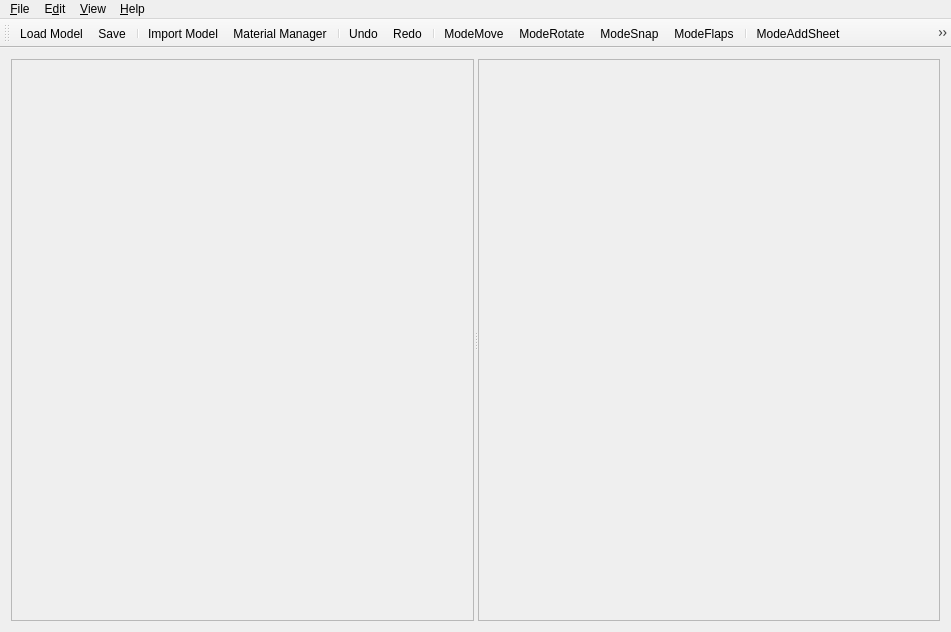
<?xml version="1.0" encoding="UTF-8"?>
<ui version="4.0">
 <class>MainWindow</class>
 <widget class="QMainWindow" name="MainWindow">
  <property name="geometry">
   <rect>
    <x>0</x>
    <y>0</y>
    <width>951</width>
    <height>632</height>
   </rect>
  </property>
  <property name="windowTitle">
   <string>Ivo</string>
  </property>
  <property name="windowIcon">
   <iconset resource="../res.qrc">
    <normaloff>:/icons/icons/stupid_logo.png</normaloff>:/icons/icons/stupid_logo.png</iconset>
  </property>
  <widget class="QWidget" name="centralWidget">
   <property name="sizePolicy">
    <sizepolicy hsizetype="Preferred" vsizetype="Preferred">
     <horstretch>0</horstretch>
     <verstretch>0</verstretch>
    </sizepolicy>
   </property>
   <layout class="QHBoxLayout" name="horizontalLayout">
    <item>
     <widget class="QSplitter" name="splitter">
      <property name="frameShape">
       <enum>QFrame::NoFrame</enum>
      </property>
      <property name="frameShadow">
       <enum>QFrame::Plain</enum>
      </property>
      <property name="orientation">
       <enum>Qt::Horizontal</enum>
      </property>
      <widget class="QFrame" name="frameLeft">
       <property name="frameShape">
        <enum>QFrame::StyledPanel</enum>
       </property>
       <property name="frameShadow">
        <enum>QFrame::Raised</enum>
       </property>
      </widget>
      <widget class="QFrame" name="frameRight">
       <property name="frameShape">
        <enum>QFrame::StyledPanel</enum>
       </property>
       <property name="frameShadow">
        <enum>QFrame::Raised</enum>
       </property>
      </widget>
     </widget>
    </item>
   </layout>
  </widget>
  <widget class="QMenuBar" name="menuBar">
   <property name="geometry">
    <rect>
     <x>0</x>
     <y>0</y>
     <width>951</width>
     <height>22</height>
    </rect>
   </property>
   <widget class="QMenu" name="menuFile">
    <property name="title">
     <string>&amp;File</string>
    </property>
    <addaction name="actionLoad_Model"/>
    <addaction name="actionOpen_obj"/>
    <addaction name="actionLoad_Texture"/>
    <addaction name="actionSave_As"/>
    <addaction name="actionSave"/>
    <addaction name="separator"/>
    <addaction name="actionExport_Sheets"/>
    <addaction name="separator"/>
    <addaction name="actionExit"/>
   </widget>
   <widget class="QMenu" name="menuHelp">
    <property name="title">
     <string>&amp;Help</string>
    </property>
    <addaction name="actionAbout"/>
   </widget>
   <widget class="QMenu" name="menuView">
    <property name="title">
     <string>&amp;View</string>
    </property>
    <addaction name="actionToggle_Lighting"/>
    <addaction name="actionShow_Grid"/>
    <addaction name="actionZoom_fit"/>
    <addaction name="actionZoom_2D"/>
    <addaction name="actionZoom_3D"/>
   </widget>
   <widget class="QMenu" name="menuEdit">
    <property name="title">
     <string>E&amp;dit</string>
    </property>
    <addaction name="actionUndo"/>
    <addaction name="actionRedo"/>
    <addaction name="actionAutoPack"/>
    <addaction name="actionScale"/>
    <addaction name="actionSettings"/>
   </widget>
   <addaction name="menuFile"/>
   <addaction name="menuEdit"/>
   <addaction name="menuView"/>
   <addaction name="menuHelp"/>
  </widget>
  <widget class="QToolBar" name="toolBar">
   <property name="enabled">
    <bool>true</bool>
   </property>
   <property name="windowTitle">
    <string>toolBar</string>
   </property>
   <property name="layoutDirection">
    <enum>Qt::LeftToRight</enum>
   </property>
   <property name="autoFillBackground">
    <bool>false</bool>
   </property>
   <property name="movable">
    <bool>true</bool>
   </property>
   <property name="iconSize">
    <size>
     <width>24</width>
     <height>24</height>
    </size>
   </property>
   <property name="floatable">
    <bool>false</bool>
   </property>
   <attribute name="toolBarArea">
    <enum>TopToolBarArea</enum>
   </attribute>
   <attribute name="toolBarBreak">
    <bool>false</bool>
   </attribute>
   <addaction name="actionLoad_Model"/>
   <addaction name="actionSave"/>
   <addaction name="separator"/>
   <addaction name="actionOpen_obj"/>
   <addaction name="actionLoad_Texture"/>
   <addaction name="separator"/>
   <addaction name="actionUndo"/>
   <addaction name="actionRedo"/>
   <addaction name="separator"/>
   <addaction name="actionModeMove"/>
   <addaction name="actionModeRotate"/>
   <addaction name="actionModeSnap"/>
   <addaction name="actionModeFlaps"/>
   <addaction name="separator"/>
   <addaction name="actionModeAddSheet"/>
   <addaction name="actionModeMoveSheet"/>
   <addaction name="actionModeRemSheet"/>
   <addaction name="separator"/>
   <addaction name="actionExport_Sheets"/>
   <addaction name="actionScale"/>
   <addaction name="actionSettings"/>
   <addaction name="actionPolypaint"/>
  </widget>
  <action name="actionOpen_obj">
   <property name="icon">
    <iconset resource="../res.qrc">
     <normaloff>:/icons/icons/48px-Document-new.png</normaloff>:/icons/icons/48px-Document-new.png</iconset>
   </property>
   <property name="text">
    <string>Import &amp;Model</string>
   </property>
   <property name="shortcut">
    <string>Ctrl+I</string>
   </property>
  </action>
  <action name="actionSave_As">
   <property name="icon">
    <iconset resource="../res.qrc">
     <normaloff>:/icons/icons/48px-Document-save-as.png</normaloff>:/icons/icons/48px-Document-save-as.png</iconset>
   </property>
   <property name="text">
    <string>Save &amp;As</string>
   </property>
   <property name="shortcut">
    <string>Ctrl+Shift+S</string>
   </property>
  </action>
  <action name="actionSave">
   <property name="icon">
    <iconset resource="../res.qrc">
     <normaloff>:/icons/icons/48px-Document-save.png</normaloff>:/icons/icons/48px-Document-save.png</iconset>
   </property>
   <property name="text">
    <string>&amp;Save</string>
   </property>
   <property name="shortcut">
    <string>Ctrl+S</string>
   </property>
  </action>
  <action name="actionExit">
   <property name="icon">
    <iconset resource="../res.qrc">
     <normaloff>:/icons/icons/48px-System-log-out.png</normaloff>:/icons/icons/48px-System-log-out.png</iconset>
   </property>
   <property name="text">
    <string>&amp;Exit</string>
   </property>
  </action>
  <action name="actionLoad_Texture">
   <property name="icon">
    <iconset resource="../res.qrc">
     <normaloff>:/icons/icons/48px-Image-x-generic.png</normaloff>:/icons/icons/48px-Image-x-generic.png</iconset>
   </property>
   <property name="text">
    <string>Mate&amp;rial Manager</string>
   </property>
   <property name="toolTip">
    <string>Browse current model's materials and assign textures</string>
   </property>
   <property name="shortcut">
    <string>Ctrl+T</string>
   </property>
  </action>
  <action name="actionAbout">
   <property name="icon">
    <iconset resource="../res.qrc">
     <normaloff>:/icons/icons/Help-browser.png</normaloff>:/icons/icons/Help-browser.png</iconset>
   </property>
   <property name="text">
    <string>&amp;About</string>
   </property>
  </action>
  <action name="actionModeRotate">
   <property name="checkable">
    <bool>true</bool>
   </property>
   <property name="checked">
    <bool>false</bool>
   </property>
   <property name="icon">
    <iconset resource="../res.qrc">
     <normaloff>:/icons/icons/48px-View-refresh.png</normaloff>:/icons/icons/48px-View-refresh.png</iconset>
   </property>
   <property name="text">
    <string>ModeRotate</string>
   </property>
   <property name="toolTip">
    <string>Rotate mode</string>
   </property>
   <property name="shortcut">
    <string>2</string>
   </property>
  </action>
  <action name="actionModeSnap">
   <property name="checkable">
    <bool>true</bool>
   </property>
   <property name="icon">
    <iconset resource="../res.qrc">
     <normaloff>:/icons/icons/48px-Go-bottom.png</normaloff>:/icons/icons/48px-Go-bottom.png</iconset>
   </property>
   <property name="text">
    <string>ModeSnap</string>
   </property>
   <property name="toolTip">
    <string>JoinBreak edges mode</string>
   </property>
   <property name="shortcut">
    <string>3</string>
   </property>
  </action>
  <action name="actionModeMove">
   <property name="checkable">
    <bool>true</bool>
   </property>
   <property name="checked">
    <bool>false</bool>
   </property>
   <property name="icon">
    <iconset resource="../res.qrc">
     <normaloff>:/icons/icons/Move_mode.png</normaloff>:/icons/icons/Move_mode.png</iconset>
   </property>
   <property name="text">
    <string>ModeMove</string>
   </property>
   <property name="toolTip">
    <string>Move mode</string>
   </property>
   <property name="shortcut">
    <string>1</string>
   </property>
  </action>
  <action name="actionModeFlaps">
   <property name="checkable">
    <bool>true</bool>
   </property>
   <property name="icon">
    <iconset resource="../res.qrc">
     <normaloff>:/icons/icons/Flaps_mode.png</normaloff>:/icons/icons/Flaps_mode.png</iconset>
   </property>
   <property name="text">
    <string>ModeFlaps</string>
   </property>
   <property name="toolTip">
    <string>Switch flaps</string>
   </property>
   <property name="shortcut">
    <string>4</string>
   </property>
  </action>
  <action name="actionModeAddSheet">
   <property name="checkable">
    <bool>true</bool>
   </property>
   <property name="icon">
    <iconset resource="../res.qrc">
     <normaloff>:/icons/icons/Sheet-Add.png</normaloff>:/icons/icons/Sheet-Add.png</iconset>
   </property>
   <property name="text">
    <string>ModeAddSheet</string>
   </property>
   <property name="toolTip">
    <string>Add sheet of paper</string>
   </property>
   <property name="shortcut">
    <string>5</string>
   </property>
  </action>
  <action name="actionModeMoveSheet">
   <property name="checkable">
    <bool>true</bool>
   </property>
   <property name="icon">
    <iconset resource="../res.qrc">
     <normaloff>:/icons/icons/Sheet-Move.png</normaloff>:/icons/icons/Sheet-Move.png</iconset>
   </property>
   <property name="text">
    <string>ModeMoveSheet</string>
   </property>
   <property name="toolTip">
    <string>Move sheet of paper</string>
   </property>
   <property name="shortcut">
    <string>6</string>
   </property>
  </action>
  <action name="actionModeRemSheet">
   <property name="checkable">
    <bool>true</bool>
   </property>
   <property name="icon">
    <iconset resource="../res.qrc">
     <normaloff>:/icons/icons/Sheet-Rem.png</normaloff>:/icons/icons/Sheet-Rem.png</iconset>
   </property>
   <property name="text">
    <string>ModeRemSheet</string>
   </property>
   <property name="toolTip">
    <string>Delete sheet of paper</string>
   </property>
   <property name="shortcut">
    <string>7</string>
   </property>
  </action>
  <action name="actionExport_Sheets">
   <property name="icon">
    <iconset resource="../res.qrc">
     <normaloff>:/icons/icons/48px-Printer.png</normaloff>:/icons/icons/48px-Printer.png</iconset>
   </property>
   <property name="text">
    <string>E&amp;xport Sheets</string>
   </property>
  </action>
  <action name="actionSettings">
   <property name="icon">
    <iconset resource="../res.qrc">
     <normaloff>:/icons/icons/48px-Preferences-system.png</normaloff>:/icons/icons/48px-Preferences-system.png</iconset>
   </property>
   <property name="text">
    <string>Sett&amp;ings</string>
   </property>
   <property name="toolTip">
    <string>Edit rendering, paper and export settings</string>
   </property>
  </action>
  <action name="actionZoom_fit">
   <property name="icon">
    <iconset resource="../res.qrc">
     <normaloff>:/icons/icons/48px-View-zoom-fit.png</normaloff>:/icons/icons/48px-View-zoom-fit.png</iconset>
   </property>
   <property name="text">
    <string>&amp;Zoom fit</string>
   </property>
  </action>
  <action name="actionZoom_2D">
   <property name="icon">
    <iconset resource="../res.qrc">
     <normaloff>:/icons/icons/48px-View-zoom-fit.png</normaloff>:/icons/icons/48px-View-zoom-fit.png</iconset>
   </property>
   <property name="text">
    <string>Zoom &amp;2D</string>
   </property>
  </action>
  <action name="actionZoom_3D">
   <property name="icon">
    <iconset resource="../res.qrc">
     <normaloff>:/icons/icons/48px-View-zoom-fit.png</normaloff>:/icons/icons/48px-View-zoom-fit.png</iconset>
   </property>
   <property name="text">
    <string>Zoom &amp;3D</string>
   </property>
  </action>
  <action name="actionUndo">
   <property name="icon">
    <iconset resource="../res.qrc">
     <normaloff>:/icons/icons/48px-Edit-undo.png</normaloff>:/icons/icons/48px-Edit-undo.png</iconset>
   </property>
   <property name="text">
    <string>&amp;Undo</string>
   </property>
   <property name="shortcut">
    <string>Ctrl+Z</string>
   </property>
  </action>
  <action name="actionRedo">
   <property name="icon">
    <iconset resource="../res.qrc">
     <normaloff>:/icons/icons/48px-Edit-redo.png</normaloff>:/icons/icons/48px-Edit-redo.png</iconset>
   </property>
   <property name="text">
    <string>&amp;Redo</string>
   </property>
   <property name="shortcut">
    <string>Ctrl+Shift+Z</string>
   </property>
  </action>
  <action name="actionLoad_Model">
   <property name="icon">
    <iconset resource="../res.qrc">
     <normaloff>:/icons/icons/48px-Document-open.png</normaloff>:/icons/icons/48px-Document-open.png</iconset>
   </property>
   <property name="text">
    <string>&amp;Load Model</string>
   </property>
   <property name="shortcut">
    <string>Ctrl+O</string>
   </property>
  </action>
  <action name="actionScale">
   <property name="icon">
    <iconset resource="../res.qrc">
     <normaloff>:/icons/icons/Scale.png</normaloff>:/icons/icons/Scale.png</iconset>
   </property>
   <property name="text">
    <string>&amp;Scale</string>
   </property>
  </action>
  <action name="actionAutoPack">
   <property name="icon">
    <iconset resource="../res.qrc">
     <normaloff>:/icons/icons/48px-Package-x-generic.svg.png</normaloff>:/icons/icons/48px-Package-x-generic.svg.png</iconset>
   </property>
   <property name="text">
    <string>&amp;Auto Pack</string>
   </property>
   <property name="toolTip">
    <string>Automatically arrange groups in 2D window</string>
   </property>
  </action>
  <action name="actionShow_Grid">
   <property name="checkable">
    <bool>true</bool>
   </property>
   <property name="checked">
    <bool>true</bool>
   </property>
   <property name="icon">
    <iconset resource="../res.qrc">
     <normaloff>:/icons/icons/48px-Antialias_Icon.svg.png</normaloff>:/icons/icons/48px-Antialias_Icon.svg.png</iconset>
   </property>
   <property name="text">
    <string>&amp;Show Grid</string>
   </property>
   <property name="toolTip">
    <string>Show grid in 3D view window</string>
   </property>
   <property name="shortcut">
    <string>G</string>
   </property>
  </action>
  <action name="actionToggle_Lighting">
   <property name="checkable">
    <bool>true</bool>
   </property>
   <property name="checked">
    <bool>true</bool>
   </property>
   <property name="icon">
    <iconset resource="../res.qrc">
     <normaloff>:/icons/icons/light_bulb.png</normaloff>:/icons/icons/light_bulb.png</iconset>
   </property>
   <property name="text">
    <string>&amp;Toggle Lighting</string>
   </property>
   <property name="toolTip">
    <string>Toggle Lighting</string>
   </property>
   <property name="shortcut">
    <string>H</string>
   </property>
  </action>
  <action name="actionPolypaint">
   <property name="checkable">
    <bool>true</bool>
   </property>
   <property name="text">
    <string>Polypaint</string>
   </property>
  </action>
 </widget>
 <layoutdefault spacing="6" margin="11"/>
 <resources>
  <include location="../res.qrc"/>
 </resources>
 <connections/>
</ui>
